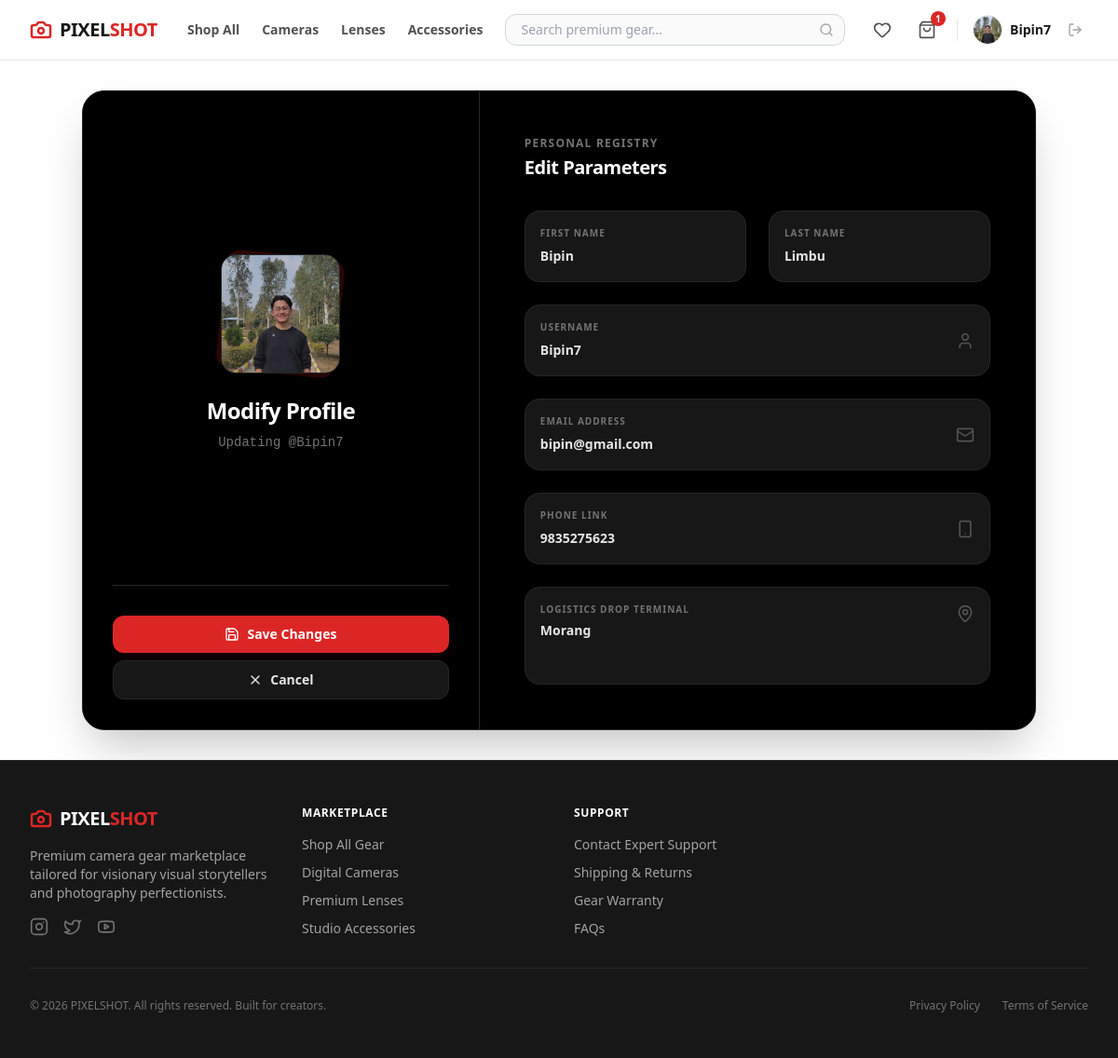
Screenshot of /profile/edit/ (signed in) with the database file from the repository.
### ps_app/models.py (models this page shows, shortened)
class User(AbstractUser):
    phone = models.CharField(max_length=20, blank=True)
    address = models.TextField(blank=True)
    profile_picture = models.ImageField(upload_to='images/user/', blank=True, null=True)

class Cart(models.Model):
    customer = models.OneToOneField(User, on_delete=models.CASCADE, related_name='cart')

### ps_app/views/profile_view.py (the view, shortened to what this page needs)
# urls.py: path('profile/edit/', edit_profile_view, name='edit_profile'),
@login_required
def edit_profile_view(request):
    errors = {}
    return render(request, 'main/edit_profile_page.html')

### ps_app/templates/main/edit_profile_page.html (shortened to what this page needs)
<!DOCTYPE html>
<html lang="en">
<head>
    {% load static %}
    <link href="{% static 'css/styles.css' %}" rel="stylesheet" />
</head>
<body class="bg-white font-sans min-h-screen flex flex-col text-neutral-900">
    {% include 'components/_navbar.html' %}
    <main class="flex-grow flex items-center justify-center p-4 sm:p-6 lg:p-8">
        <form method="POST" enctype="multipart/form-data" class="w-full max-w-5xl bg-black border border-neutral-800 rounded-3xl overflow-hidden shadow-2xl grid grid-cols-1 lg:grid-cols-12">
            <div class="lg:col-span-5 bg-black p-8 flex flex-col items-center justify-between text-center border-b lg:border-b-0 lg:border-r border-neutral-800">
                <div class="w-full space-y-6 my-auto">
                    <div class="relative w-32 h-32 mx-auto group">
                        <div class="relative w-32 h-32 rounded-2xl bg-neutral-900 border border-neutral-800 overflow-hidden flex items-center justify-center text-neutral-500 shadow-xl">
                            {% if user.profile_picture %}
                                <img src="{{ user.profile_picture.url }}" alt="{{ user.username }}" class="w-full h-full object-cover opacity-80">
                            {% else %}
                                <i data-lucide="user" class="w-12 h-12 text-neutral-500"></i>
                            {% endif %}
                        </div>
                    </div>
                    <div class="space-y-2">
                        <h1 class="text-2xl font-black tracking-tight text-white">Modify Profile</h1>
                        <p class="text-sm font-mono text-neutral-500">Updating @{{ user.username|default:"dummy_creator" }}</p>
                    </div>
                </div>
                <div class="w-full space-y-2 pt-8 border-t border-neutral-800">
                    <button type="submit" class="w-full bg-red-600 hover:bg-red-700 text-white font-bold py-2.5 px-4 rounded-xl transition-all flex items-center justify-center gap-2 text-sm shadow-lg shadow-red-600/10">
                        <i data-lucide="save" class="w-4 h-4"></i>
                        Save Changes
                    </button>
                    <a href="/profile/" class="w-full bg-neutral-900 hover:bg-neutral-800 text-neutral-200 font-bold py-2.5 px-4 rounded-xl transition-all flex items-center justify-center gap-2 text-sm border border-neutral-800">
                        <i data-lucide="x" class="w-4 h-4"></i>
                        Cancel
                    </a>
                </div>
            </div>
            <div class="lg:col-span-7 bg-black p-8 lg:p-12 flex flex-col justify-center space-y-8">
                <div>
                    <h2 class="text-xs font-bold uppercase tracking-widest text-neutral-500 mb-1">Personal Registry</h2>
                    <p class="text-xl font-extrabold text-white tracking-tight">Edit Parameters</p>
                </div>
                <div class="grid grid-cols-1 sm:grid-cols-2 gap-6">
                    <div class="bg-neutral-900 border border-neutral-800 p-4 rounded-2xl focus-within:border-red-600 transition-colors">
                        <label for="first_name" class="text-[10px] font-bold uppercase tracking-widest text-neutral-500 block mb-1">First Name</label>
                        <input type="text" id="first_name" name="first_name" {% if data %}value="{{ data.first_name }}"{% else %}value="{{ user.first_name|default:'' }}" {% endif %}placeholder="Enter first name" class="w-full bg-transparent text-sm font-semibold text-neutral-200 focus:outline-none placeholder-neutral-700">
                    </div>
                    <div class="bg-neutral-900 border border-neutral-800 p-4 rounded-2xl focus-within:border-red-600 transition-colors">
                        <label for="last_name" class="text-[10px] font-bold uppercase tracking-widest text-neutral-500 block mb-1">Last Name</label>
                        <input type="text" id="last_name" name="last_name" {% if data %}value="{{ data.last_name }}"{% else %}value="{{ user.last_name|default:'' }}" {% endif %}placeholder="Enter last name" class="w-full bg-transparent text-sm font-semibold text-neutral-200 focus:outline-none placeholder-neutral-700">
                    </div>
                    <div class="sm:col-span-2 bg-neutral-900 border border-neutral-800 p-4 rounded-2xl flex items-center justify-between gap-4 focus-within:border-red-600 transition-colors">
                        <div class="flex-grow">
                            <label for="username" class="text-[10px] font-bold uppercase tracking-widest text-neutral-500 block mb-1">Username</label>
                            <input type="text" id="username" name="username" {% if data %}value="{{ data.username }}"{% else %}value="{{ user.username|default:'' }}" {% endif %}placeholder="Enter username" class="w-full bg-transparent text-sm font-semibold text-neutral-200 focus:outline-none placeholder-neutral-700">
                        </div>
                        <i data-lucide="user" class="w-5 h-5 text-neutral-600 shrink-0"></i>
                    </div>
                    <div class="sm:col-span-2 bg-neutral-900 border border-neutral-800 p-4 rounded-2xl flex items-center justify-between gap-4 focus-within:border-red-600 transition-colors">
                        <div class="flex-grow">
                            <label for="email" class="text-[10px] font-bold uppercase tracking-widest text-neutral-500 block mb-1">Email Address</label>
                            <input type="email" id="email" name="email" {% if data %}value="{{ data.email }}"{% else %}value="{{ user.email|default:'' }}" {% endif %}placeholder="Enter email address" class="w-full bg-transparent text-sm font-semibold text-neutral-200 focus:outline-none placeholder-neutral-700">
                        </div>
                        <i data-lucide="mail" class="w-5 h-5 text-neutral-600 shrink-0"></i>
                    </div>
                    <div class="sm:col-span-2 bg-neutral-900 border border-neutral-800 p-4 rounded-2xl flex items-center justify-between gap-4 focus-within:border-red-600 transition-colors">
                        <div class="flex-grow">
                            <label for="phone" class="text-[10px] font-bold uppercase tracking-widest text-neutral-500 block mb-1">Phone Link</label>
                            <input type="text" id="phone" name="phone" {% if data %}value="{{ data.phone }}"{% else %}value="{{ user.phone|default:'' }}" {% endif %}placeholder="Enter phone number" class="w-full bg-transparent text-sm font-semibold text-neutral-200 focus:outline-none placeholder-neutral-700">
                        </div>
                        <i data-lucide="smartphone" class="w-5 h-5 text-neutral-600 shrink-0"></i>
                    </div>
                    <div class="sm:col-span-2 bg-neutral-900 border border-neutral-800 p-4 rounded-2xl flex items-start justify-between gap-4 focus-within:border-red-600 transition-colors">
                        <div class="flex-grow">
                            <label for="address" class="text-[10px] font-bold uppercase tracking-widest text-neutral-500 block mb-1">Logistics Drop Terminal</label>
                            <textarea id="address" name="address" rows="2" placeholder="Enter address" class="w-full bg-transparent text-sm font-semibold text-neutral-200 focus:outline-none placeholder-neutral-700 resize-none leading-relaxed">{% if data %}{{ data.address }}{% else %}{{ user.address|default:'' }}{% endif %}</textarea>
                        </div>
                        <i data-lucide="map-pin" class="w-5 h-5 text-neutral-600 shrink-0 mt-0.5"></i>
                    </div>
                </div>
            </div>
        </form>
    </main>
    {% include 'components/_footer.html' %}
</body>
</html>

### ps_app/templates/components/_navbar.html (shortened to what this page needs)
<nav class="bg-white border-b border-gray-200 sticky top-0 z-50 font-sans text-neutral-900">
    <div class="max-w-7xl mx-auto px-4 sm:px-6 lg:px-8">
        <div class="flex justify-between h-16 items-center">
            <div class="flex items-center gap-8">
                <a href="/" class="flex items-center gap-2 text-xl font-black tracking-tight shrink-0">
                    <i data-lucide="camera" class="w-6 h-6 text-red-600 stroke-[2.5]"></i>
                    <span>PIXEL<span class="text-red-600">SHOT</span></span>
                </a>
                <div class="hidden md:flex items-center gap-6 text-sm font-semibold text-neutral-600">
                    <a href="/products/" class="hover:text-red-600 transition-colors">Shop All</a>
                    <a href="/products/?category=cameras" class="hover:text-red-600 transition-colors">Cameras</a>
                    <a href="/products/?category=lenses" class="hover:text-red-600 transition-colors">Lenses</a>
                    <a href="/products/?category=accessories" class="hover:text-red-600 transition-colors">Accessories</a>
                </div>
            </div>
            <div class="flex-1 max-w-md mx-6 hidden sm:block">
                <form action="/products/" method="GET" class="relative">
                    <input type="text" name="search" value="{{ request.GET.search }}" placeholder="Search premium gear..."
                        class="w-full bg-neutral-50 border border-gray-300 rounded-xl pl-4 pr-9 py-1.5 text-sm focus:outline-none focus:ring-2 focus:ring-red-600 focus:border-red-600 focus:bg-white transition-all">
                    <button type="submit" class="absolute inset-y-0 right-0 flex items-center pr-3 text-neutral-400 hover:text-red-600">
                        <i data-lucide="search" class="w-4 h-4"></i>
                    </button>
                </form>
            </div>
            <div class="flex items-center gap-4">
                {% if user.is_authenticated and not user.is_staff %}
                    <a href="/wishlist/" class="p-1.5 text-neutral-600 hover:text-red-600 transition-colors relative">
                        <i data-lucide="heart" class="w-5 h-5"></i>
                    </a>
                    <a href="/cart/" class="p-1.5 text-neutral-600 hover:text-red-600 transition-colors relative">
                        <i data-lucide="shopping-bag" class="w-5 h-5"></i>
                        {% if user.is_authenticated and user.cart.items.exists %}
                            <span class="absolute top-0 right-0 w-4 h-4 bg-red-600 text-white text-[10px] font-bold rounded-full flex items-center justify-center transform translate-x-1 -translate-y-1">
                                {{ user.cart.items.count }}
                            </span>
                        {% endif %}
                    </a>
                {% endif %}
                {% if user.is_authenticated %}
                    <div class="flex items-center gap-3">
                        <a href="/profile/" class="flex items-center gap-2 group">
                            {% if user.profile_picture %}
                                <img src="{{ user.profile_picture.url }}" alt="Profile" class="w-8 h-8 rounded-full object-cover border border-gray-200 group-hover:border-red-600 transition-colors">
                            {% else %}
                                <div class="w-8 h-8 rounded-full bg-neutral-100 border border-gray-200 flex items-center justify-center text-neutral-500 group-hover:border-red-600 transition-colors">
                                    <i data-lucide="user" class="w-4 h-4"></i>
                                </div>
                            {% endif %}
                            <span class="text-sm font-semibold hidden lg:block group-hover:text-red-600 transition-colors">{{ user.username }}</span>
                        </a>
                        <form action="/logout/" method="POST" class="inline">
                            <button type="submit" class="p-1.5 text-neutral-400 hover:text-red-600 transition-colors" title="Log Out">
                                <i data-lucide="log-out" class="w-4 h-4"></i>
                            </button>
                        </form>
                    </div>
                {% else %}
                    <div class="flex items-center gap-3 text-sm font-bold">
                        <a href="/login/" class="text-neutral-600 hover:text-black transition-colors px-2 py-1.5">Sign In</a>
                        <a href="/register/" class="bg-neutral-900 text-white px-4 py-2 rounded-xl hover:bg-red-600 transition-all shadow-sm">Register</a>
                    </div>
                {% endif %}
            </div>
        </div>
    </div>
</nav>

### rows the page displays
User: cart.items.count "1", profile_picture (picture), username "Bipin7", first_name "Bipin", last_name "Limbu", email "bipin@gmail.com", phone "9835275623", address "Morang"
